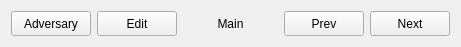
       <widget class="QWidget" name="">
        <property name="geometry">
         <rect>
          <x>10</x>
          <y>20</y>
          <width>461</width>
          <height>41</height>
         </rect>
        </property>
        <layout class="QHBoxLayout" name="horizontalLayout_2">
         <item>
          <widget class="QPushButton" name="pushButtonVisionHSVCalibrationSwap">
           <property name="minimumSize">
            <size>
             <width>80</width>
             <height>25</height>
            </size>
           </property>
           <property name="maximumSize">
            <size>
             <width>80</width>
             <height>25</height>
            </size>
           </property>
           <property name="text">
            <string>Adversary</string>
           </property>
          </widget>
         </item>
         <item>
          <widget class="QPushButton" name="pushButtonVisionHSVCalibrationEdit">
           <property name="minimumSize">
            <size>
             <width>80</width>
             <height>25</height>
            </size>
           </property>
           <property name="maximumSize">
            <size>
             <width>80</width>
             <height>25</height>
            </size>
           </property>
           <property name="text">
            <string>Edit</string>
           </property>
          </widget>
         </item>
         <item>
          <widget class="QLabel" name="labelVisionHSVCalibrationSwap">
           <property name="lineWidth">
            <number>0</number>
           </property>
           <property name="text">
            <string>Main</string>
           </property>
           <property name="alignment">
            <set>Qt::AlignCenter</set>
           </property>
          </widget>
         </item>
         <item>
          <widget class="QPushButton" name="pushButtonVisionHSVCalibrationPrev">
           <property name="minimumSize">
            <size>
             <width>80</width>
             <height>25</height>
            </size>
           </property>
           <property name="maximumSize">
            <size>
             <width>80</width>
             <height>25</height>
            </size>
           </property>
           <property name="text">
            <string>Prev</string>
           </property>
          </widget>
         </item>
         <item>
          <widget class="QPushButton" name="pushButtonVisionHSVCalibrationNext">
           <property name="minimumSize">
            <size>
             <width>80</width>
             <height>25</height>
            </size>
           </property>
           <property name="maximumSize">
            <size>
             <width>80</width>
             <height>25</height>
            </size>
           </property>
           <property name="text">
            <string>Next</string>
           </property>
          </widget>
         </item>
        </layout>
       </widget>
